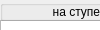
       <widget class="QWidget" name="page_2">
        <property name="geometry">
         <rect>
          <x>0</x>
          <y>0</y>
          <width>100</width>
          <height>30</height>
         </rect>
        </property>
        <attribute name="label">
         <string>Точки</string>
        </attribute>
        <widget class="QTableView" name="tablePoints">
         <property name="geometry">
          <rect>
           <x>0</x>
           <y>20</y>
           <width>271</width>
           <height>201</height>
          </rect>
         </property>
         <property name="locale">
          <locale language="English" country="UnitedStates"/>
         </property>
         <property name="selectionMode">
          <enum>QAbstractItemView::SingleSelection</enum>
         </property>
         <property name="selectionBehavior">
          <enum>QAbstractItemView::SelectRows</enum>
         </property>
         <property name="textElideMode">
          <enum>Qt::ElideLeft</enum>
         </property>
         <property name="wordWrap">
          <bool>false</bool>
         </property>
         <property name="cornerButtonEnabled">
          <bool>false</bool>
         </property>
         <attribute name="horizontalHeaderHighlightSections">
          <bool>false</bool>
         </attribute>
         <attribute name="verticalHeaderVisible">
          <bool>false</bool>
         </attribute>
         <attribute name="verticalHeaderHighlightSections">
          <bool>false</bool>
         </attribute>
        </widget>
        <widget class="QGroupBox" name="groupPoints">
         <property name="geometry">
          <rect>
           <x>0</x>
           <y>0</y>
           <width>271</width>
           <height>21</height>
          </rect>
         </property>
         <property name="title">
          <string/>
         </property>
         <widget class="QWidget" name="horizontalLayoutWidget">
          <property name="geometry">
           <rect>
            <x>0</x>
            <y>0</y>
            <width>271</width>
            <height>24</height>
           </rect>
          </property>
          <layout class="QHBoxLayout" name="horizontalLayout">
           <item>
            <widget class="QRadioButton" name="radioPointsStage">
             <property name="layoutDirection">
              <enum>Qt::RightToLeft</enum>
             </property>
             <property name="text">
              <string>на ступень</string>
             </property>
             <property name="checkable">
              <bool>true</bool>
             </property>
             <property name="checked">
              <bool>true</bool>
             </property>
            </widget>
           </item>
           <item>
            <widget class="QRadioButton" name="radioPointsReal">
             <property name="layoutDirection">
              <enum>Qt::LeftToRight</enum>
             </property>
             <property name="text">
              <string>фактические</string>
             </property>
             <property name="checked">
              <bool>false</bool>
             </property>
            </widget>
           </item>
          </layout>
         </widget>
        </widget>
       </widget>
